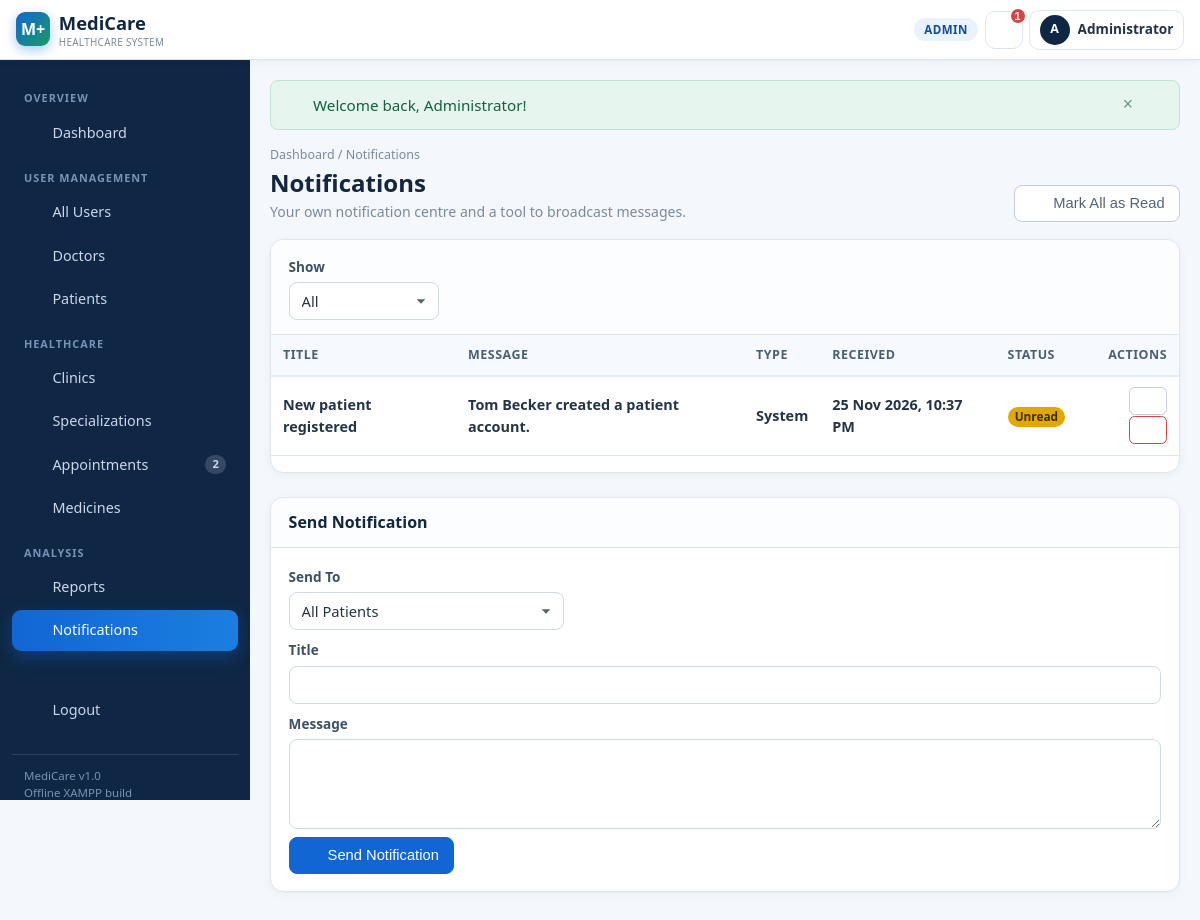
The page /admin/notifications.php (signed in) on the database its author committed.
### tables this page shows
CREATE TABLE `notifications` (
    `id`                INT UNSIGNED NOT NULL AUTO_INCREMENT,
    `user_id`           INT UNSIGNED NOT NULL,
    `title`             VARCHAR(120) NOT NULL,
    `message`           VARCHAR(255) NOT NULL,
    `notification_type` ENUM('appointment','medicine','prescription','system')
                        NOT NULL DEFAULT 'system',
    `link`              VARCHAR(150) DEFAULT NULL,
    `is_read`           TINYINT(1) NOT NULL DEFAULT 0,
    `created_at`        DATETIME NOT NULL DEFAULT CURRENT_TIMESTAMP,
    PRIMARY KEY (`id`),
    KEY `idx_notif_user_read` (`user_id`,`is_read`),
    CONSTRAINT `fk_notif_user`
        FOREIGN KEY (`user_id`) REFERENCES `users` (`id`)
        ON DELETE CASCADE ON UPDATE CASCADE
);

### config/database.php (called while the page is built, shortened)
<?php
function db()
{
    static $conn = null;
    if ($conn instanceof mysqli) {
        return $conn;
    }
    try {
        $conn = new mysqli(DB_HOST, DB_USER, DB_PASS, DB_NAME, DB_PORT);
        $conn->set_charset('utf8mb4');
        $offset = (new DateTime('now', new DateTimeZone(APP_TIMEZONE)))->format('P');
        if (preg_match('/^[+-]\d{2}:\d{2}$/', $offset)) {
            $conn->query("SET time_zone = '" . $offset . "'");
        }
    } catch (Throwable $e) {
        db_fail('Unable to connect to the database.', $e);
    }
    return $conn;
}
function db_stmt($sql, array $params = [])
{
    $conn = db();
    try {
        $stmt = $conn->prepare($sql);
        if (!empty($params)) {
            $types = '';
            foreach ($params as $p) {
                if (is_int($p))          { $types .= 'i'; }
                elseif (is_float($p))    { $types .= 'd'; }
                else                     { $types .= 's'; }
            }
            $stmt->bind_param($types, ...$params);
        }
        $stmt->execute();
        return $stmt;
    } catch (Throwable $e) {
        db_fail('The system could not complete that database operation.', $e);
    }
}
function db_all($sql, array $params = [])
{
    $stmt = db_stmt($sql, $params);
    $res  = $stmt->get_result();
    $rows = $res ? $res->fetch_all(MYSQLI_ASSOC) : [];
    return $rows;
}

### admin/notifications.php (the view, shortened to what this page needs)
<?php
$filter = get_param('filter', 'all');
$where  = ['user_id = ?']; $params = [current_user_id()];
$whereSql = 'WHERE ' . implode(' AND ', $where);
$total = (int) db_scalar("SELECT COUNT(*) FROM notifications $whereSql", $params);
$pg    = paginate($total);
$rows  = db_all(
    "SELECT * FROM notifications $whereSql ORDER BY created_at DESC, id DESC LIMIT ? OFFSET ?",
    array_merge($params, [$pg['per_page'], $pg['offset']])
);
include __DIR__ . '/../includes/header.php';
?>
<div class="page-head">
  <div>
    <div class="breadcrumbs"><a href="<?= e(url('admin/dashboard.php')) ?>">Dashboard</a> / Notifications</div>
    <h1>Notifications</h1>
    <div class="sub">Your own notification centre and a tool to broadcast messages.</div>
  </div>
  <div class="d-flex gap-2">
    <form method="post">
      <button class="btn btn-outline-secondary"><?= icon('check') ?> Mark All as Read</button>
    </form>
  </div>
</div>
<div class="table-card">
  <form class="filter-bar" method="get">
    <div>
      <label class="form-label">Show</label>
      <select class="form-select auto-submit" name="filter">
        <option value="all" <?= $filter === 'all' ? 'selected' : '' ?>>All</option>
      </select>
    </div>
  </form>
  <div class="table-responsive">
    <table class="table table-hover align-middle">
      <thead><tr><th>Title</th><th>Message</th><th>Type</th><th>Received</th><th>Status</th><th class="text-end">Actions</th></tr></thead>
      <tbody>
      <?php if (!$rows): ?>
        <tr><td colspan="6"><div class="empty"><?= icon('bell') ?><div>No notifications found.</div></div></td></tr>
      <?php else: foreach ($rows as $r): ?>
        <tr class="<?= $r['is_read'] ? '' : 'fw-semibold' ?>">
          <td><?= e($r['title']) ?></td>
          <td><?= e($r['message']) ?></td>
          <td><?= e(nice_label($r['notification_type'])) ?></td>
          <td><?= e(format_datetime($r['created_at'])) ?></td>
          <td><?= $r['is_read'] ? '<span class="badge bg-secondary">Read</span>' : '<span class="badge bg-warning">Unread</span>' ?></td>
          <td class="text-end">
            <?php if (!$r['is_read']): ?>
            <form method="post" class="d-inline">
              <button class="btn btn-sm btn-outline-secondary"><?= icon('check') ?></button>
            </form>
            <?php endif; ?>
            <form method="post" class="d-inline" data-confirm="Delete this notification?">
              <button class="btn btn-sm btn-outline-danger"><?= icon('trash') ?></button>
            </form>
          </td>
        </tr>
      <?php endforeach; endif; ?>
      </tbody>
    </table>
  </div>
  <div class="px-3 pb-3"><?php render_pagination($pg, ['filter' => $filter]); ?></div>
</div>
<div class="table-card mt-4">
  <div class="table-card-head"><h2>Send Notification</h2></div>
  <div class="card-body">
    <form method="post">
      <div class="row">
        <div class="col-md-4 mb-2">
          <label class="form-label">Send To</label>
          <select class="form-select" name="target" id="broadcastTarget" required>
            <option value="all_patients">All Patients</option>
          </select>
        </div>
      </div>
      <div class="mb-2">
        <label class="form-label">Title</label>
        <input class="form-control" name="title" maxlength="120" required>
      </div>
      <div class="mb-2">
        <label class="form-label">Message</label>
        <textarea class="form-control" name="message" rows="3" maxlength="255" required></textarea>
      </div>
      <button class="btn btn-primary"><?= icon('bell') ?> Send Notification</button>
    </form>
  </div>
</div>
<?php include __DIR__ . '/../includes/footer.php'; ?>

### includes/functions.php (shortened to what this page needs)
<?php
require_once __DIR__ . '/../config/database.php';
function e($value)
{
    return htmlspecialchars((string) $value, ENT_QUOTES | ENT_SUBSTITUTE, 'UTF-8');
}
function url($path = '')
{
    return BASE_URL . ltrim($path, '/');
}
function get_param($key, $default = '') { return isset($_GET[$key]) ? trim((string) $_GET[$key]) : $default; }
function render_flash()
{
    foreach ($_SESSION['flash'] as $f) {
        $icon = ($f['type'] === 'success') ? 'check-circle'
              : (($f['type'] === 'danger') ? 'alert-circle' : 'info');
        echo '<div class="alert alert-' . e($f['type']) . ' alert-dismissible fade show" role="alert">'
           . icon($icon) . ' <span>' . $f['message'] . '</span>'
           . '<button type="button" class="btn-close" data-bs-dismiss="alert" aria-label="Close"></button>'
           . '</div>';
    }
}
function format_datetime($dt)
{
    $ts = strtotime($dt);
    return $ts ? date('d M Y, h:i A', $ts) : '-';
}
function nice_label($value)
{
    return ucwords(str_replace('_', ' ', (string) $value));
}
function icon($name, $class = 'ic')
{
    $d = $paths[$name] ?? $paths['info'];
    return '<svg class="' . e($class) . '" viewBox="0 0 24 24" width="18" height="18" '
         . 'fill="currentColor" aria-hidden="true" focusable="false">' . $d . '</svg>';
}
function recent_notifications($userId, $limit = 8)
{
    return db_all(
        'SELECT * FROM notifications WHERE user_id = ? ORDER BY created_at DESC, id DESC LIMIT ?',
        [(int) $userId, (int) $limit]
    );
}

### assets/css/style.css (style rules this page uses)
:root { --mc-primary:#1266d4; --mc-primary-dark:#0f4c9e; --mc-navy:#0f2745; --mc-accent:#1a9b62; --mc-bg:#f4f7fb; --mc-line:#dde5ef; --mc-muted:#7b8a9b; --mc-sidebar-w:250px; }
body { background:var(--mc-bg) }
.ic { width:18px;height:18px;flex:0 0 auto }
.sb-link .ic { opacity:.9 }
.page-head { display:flex;align-items:flex-end;justify-content:space-between;gap:1rem; flex-wrap:wrap;margin-bottom:1.1rem }
.page-head h1 { font-size:1.5rem;margin:0 }
.page-head .sub { color:var(--mc-muted);font-size:.88rem;margin-top:.2rem }
.breadcrumbs { font-size:.78rem;color:var(--mc-muted);margin-bottom:.15rem }
.breadcrumbs a { color:var(--mc-muted) }
.table-card { background:#fff;border:1px solid var(--mc-line);border-radius:.85rem; box-shadow:0 2px 10px rgba(16,42,67,.05);overflow:hidden;margin-bottom:1.25rem }
.table-card .table { margin:0 }
.table-card-head { padding:.9rem 1.1rem;border-bottom:1px solid var(--mc-line); display:flex;align-items:center;justify-content:space-between;gap:.75rem;flex-wrap:wrap; background:#fbfdff }
.table-card-head h2 { font-size:1rem;margin:0 }
.filter-bar { display:flex;flex-wrap:wrap;gap:.5rem;align-items:flex-end; padding:.9rem 1.1rem;background:#fbfdff;border-bottom:1px solid var(--mc-line) }
.filter-bar .form-control,.filter-bar .form-select { min-width:150px;width:auto }

### rows shown on the page
notifications: title "New patient registered", message "Tom Becker created a patient account.", notification_type "System", created_at "25 Nov 2026, 10:37 PM", is_read "Unread"

### other values the page prints
APP_NAME "MediCare"
current_role() "ADMIN"
$unread "1"
substr(preg_replace('/^Dr\.\s*/', '', current_name()), 0, 1) "A"
current_name() "Administrator"
$label "Dashboard All Users Doctors Patients Clinics Specializations Appointments Medicines Reports Notifications Logout"
$badge "2"
$f['message'] "Welcome back, Administrator!"
